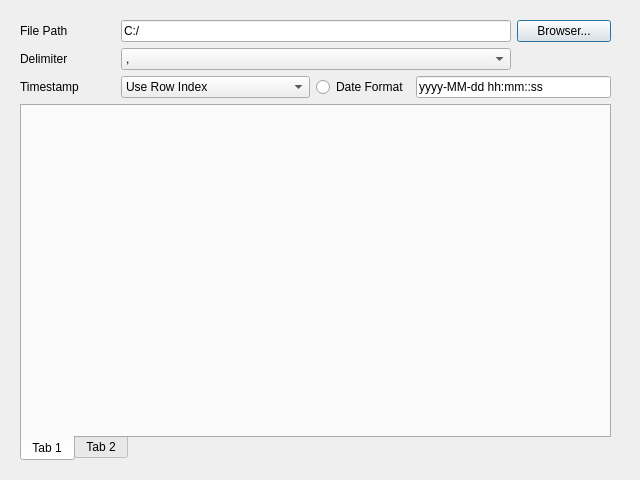
<?xml version="1.0" encoding="UTF-8"?>
<ui version="4.0">
 <class>data_loader_csv_preview</class>
 <widget class="QDialog" name="data_loader_csv_preview">
  <property name="geometry">
   <rect>
    <x>0</x>
    <y>0</y>
    <width>640</width>
    <height>480</height>
   </rect>
  </property>
  <property name="windowTitle">
   <string>Dialog</string>
  </property>
  <widget class="QWidget" name="gridLayoutWidget">
   <property name="geometry">
    <rect>
     <x>20</x>
     <y>20</y>
     <width>591</width>
     <height>441</height>
    </rect>
   </property>
   <layout class="QGridLayout" name="gridLayout" columnstretch="1,1,1,1,1,1">
    <item row="2" column="3">
     <widget class="QRadioButton" name="radioButton_date_format">
      <property name="text">
       <string>Date Format</string>
      </property>
     </widget>
    </item>
    <item row="0" column="0">
     <widget class="QLabel" name="label_csvfile_path">
      <property name="text">
       <string>File Path</string>
      </property>
     </widget>
    </item>
    <item row="1" column="1" colspan="4">
     <widget class="QComboBox" name="comboBox_delimiter">
      <item>
       <property name="text">
        <string>,</string>
       </property>
      </item>
      <item>
       <property name="text">
        <string>Space</string>
       </property>
      </item>
     </widget>
    </item>
    <item row="1" column="0">
     <widget class="QLabel" name="label_delimiter">
      <property name="text">
       <string>Delimiter</string>
      </property>
     </widget>
    </item>
    <item row="2" column="1" colspan="2">
     <widget class="QComboBox" name="comboBox_timestamp_row">
      <item>
       <property name="text">
        <string>Use Row Index</string>
       </property>
      </item>
     </widget>
    </item>
    <item row="2" column="0">
     <widget class="QLabel" name="label_timestamp_row">
      <property name="text">
       <string>Timestamp</string>
      </property>
     </widget>
    </item>
    <item row="2" column="4" colspan="2">
     <widget class="QLineEdit" name="lineEdit_date_format">
      <property name="text">
       <string>yyyy-MM-dd hh:mm::ss</string>
      </property>
     </widget>
    </item>
    <item row="3" column="0" colspan="6">
     <widget class="QTabWidget" name="tabWidget">
      <property name="tabPosition">
       <enum>QTabWidget::South</enum>
      </property>
      <widget class="QWidget" name="tab">
       <attribute name="title">
        <string>Tab 1</string>
       </attribute>
      </widget>
      <widget class="QWidget" name="tab_2">
       <attribute name="title">
        <string>Tab 2</string>
       </attribute>
      </widget>
     </widget>
    </item>
    <item row="0" column="5">
     <widget class="QPushButton" name="pushButton_browser">
      <property name="text">
       <string>Browser...</string>
      </property>
     </widget>
    </item>
    <item row="0" column="1" colspan="4">
     <widget class="QLineEdit" name="lineEdit_csvfile_path">
      <property name="text">
       <string>C:/</string>
      </property>
     </widget>
    </item>
   </layout>
  </widget>
 </widget>
 <resources/>
 <connections/>
</ui>
